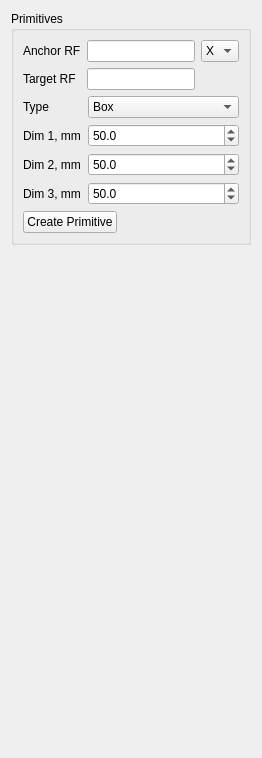
       <widget class="QWidget" name="pagePrimitives">
        <layout class="QVBoxLayout" name="verticalLayout_36">
         <item>
          <widget class="QGroupBox" name="grbPrimitives">
           <property name="title">
            <string>Primitives</string>
           </property>
           <layout class="QVBoxLayout" name="verticalLayout_35">
            <item>
             <layout class="QGridLayout" name="gridLayout_57">
              <item row="0" column="0">
               <widget class="QLabel" name="label_109">
                <property name="text">
                 <string>Anchor RF</string>
                </property>
               </widget>
              </item>
              <item row="0" column="1">
               <widget class="QLineEdit" name="Edit_RFPrimitive">
                <property name="toolTip">
                 <string>&lt;html&gt;&lt;head/&gt;&lt;body&gt;&lt;p&gt;Define the Reference Frame as a geometric center of symmetry of the new Body&lt;/p&gt;&lt;/body&gt;&lt;/html&gt;</string>
                </property>
                <property name="readOnly">
                 <bool>true</bool>
                </property>
               </widget>
              </item>
              <item row="0" column="2">
               <widget class="QComboBox" name="cmbRF_PrimXYZ">
                <property name="toolTip">
                 <string>&lt;html&gt;&lt;head/&gt;&lt;body&gt;&lt;p&gt;Define the Body simmetry axis as the X,Y or Z-axis of the selected Reference Frame&lt;/p&gt;&lt;/body&gt;&lt;/html&gt;</string>
                </property>
                <property name="currentText">
                 <string>X</string>
                </property>
                <item>
                 <property name="text">
                  <string>X</string>
                 </property>
                </item>
                <item>
                 <property name="text">
                  <string>Y</string>
                 </property>
                </item>
                <item>
                 <property name="text">
                  <string>Z</string>
                 </property>
                </item>
               </widget>
              </item>
              <item row="1" column="0">
               <widget class="QLabel" name="lblPrimRFTarget">
                <property name="text">
                 <string>Target RF</string>
                </property>
               </widget>
              </item>
              <item row="1" column="1">
               <widget class="QLineEdit" name="Edit_RFPrimTarget">
                <property name="readOnly">
                 <bool>true</bool>
                </property>
               </widget>
              </item>
             </layout>
            </item>
            <item>
             <layout class="QGridLayout" name="gridLayout_58">
              <item row="0" column="0">
               <widget class="QLabel" name="label_110">
                <property name="text">
                 <string>Type</string>
                </property>
               </widget>
              </item>
              <item row="0" column="1">
               <widget class="QComboBox" name="cmbPrimitiveType">
                <property name="toolTip">
                 <string>&lt;html&gt;&lt;head/&gt;&lt;body&gt;&lt;p&gt;Define the Primitive Type to create&lt;/p&gt;&lt;/body&gt;&lt;/html&gt;</string>
                </property>
                <item>
                 <property name="text">
                  <string>Box</string>
                 </property>
                </item>
                <item>
                 <property name="text">
                  <string>Cylinder / Tube</string>
                 </property>
                </item>
                <item>
                 <property name="text">
                  <string>Sphere</string>
                 </property>
                </item>
                <item>
                 <property name="text">
                  <string>Uniform n-sided Prism</string>
                 </property>
                </item>
                <item>
                 <property name="text">
                  <string>Torus</string>
                 </property>
                </item>
                <item>
                 <property name="text">
                  <string>Truncated Cone</string>
                 </property>
                </item>
                <item>
                 <property name="text">
                  <string>Link</string>
                 </property>
                </item>
               </widget>
              </item>
              <item row="1" column="0">
               <widget class="QLabel" name="lblPrimDim1">
                <property name="text">
                 <string>Dim 1, mm</string>
                </property>
               </widget>
              </item>
              <item row="1" column="1">
               <widget class="QDoubleSpinBox" name="dsbPrimDim1">
                <property name="toolTip">
                 <string>Define the Dimension</string>
                </property>
                <property name="decimals">
                 <number>1</number>
                </property>
                <property name="minimum">
                 <double>0.000000000000000</double>
                </property>
                <property name="maximum">
                 <double>9999.000000000000000</double>
                </property>
                <property name="singleStep">
                 <double>1.000000000000000</double>
                </property>
                <property name="value">
                 <double>50.000000000000000</double>
                </property>
               </widget>
              </item>
              <item row="2" column="0">
               <widget class="QLabel" name="lblPrimDim2">
                <property name="text">
                 <string>Dim 2, mm</string>
                </property>
               </widget>
              </item>
              <item row="2" column="1">
               <widget class="QDoubleSpinBox" name="dsbPrimDim2">
                <property name="toolTip">
                 <string>Define the Dimension</string>
                </property>
                <property name="decimals">
                 <number>1</number>
                </property>
                <property name="minimum">
                 <double>0.000000000000000</double>
                </property>
                <property name="maximum">
                 <double>9999.000000000000000</double>
                </property>
                <property name="singleStep">
                 <double>1.000000000000000</double>
                </property>
                <property name="value">
                 <double>50.000000000000000</double>
                </property>
               </widget>
              </item>
              <item row="3" column="0">
               <widget class="QLabel" name="lblPrimDim3">
                <property name="text">
                 <string>Dim 3, mm</string>
                </property>
               </widget>
              </item>
              <item row="3" column="1">
               <widget class="QDoubleSpinBox" name="dsbPrimDim3">
                <property name="toolTip">
                 <string>Define the Dimension</string>
                </property>
                <property name="decimals">
                 <number>1</number>
                </property>
                <property name="minimum">
                 <double>0.000000000000000</double>
                </property>
                <property name="maximum">
                 <double>9999.000000000000000</double>
                </property>
                <property name="singleStep">
                 <double>1.000000000000000</double>
                </property>
                <property name="value">
                 <double>50.000000000000000</double>
                </property>
               </widget>
              </item>
             </layout>
            </item>
            <item>
             <layout class="QGridLayout" name="gridLayout_59">
              <item row="0" column="0">
               <widget class="QPushButton" name="btnCreatePrimitive">
                <property name="toolTip">
                 <string>&lt;html&gt;&lt;head/&gt;&lt;body&gt;&lt;p&gt;Create new Primitive with specified dimensions.&lt;/p&gt;&lt;p&gt;Note: once the Body is created, its dimensions cannot be modified.&lt;/p&gt;&lt;/body&gt;&lt;/html&gt;</string>
                </property>
                <property name="text">
                 <string>Create Primitive</string>
                </property>
               </widget>
              </item>
              <item row="0" column="1">
               <spacer name="horizontalSpacer_21">
                <property name="orientation">
                 <enum>Qt::Orientation::Horizontal</enum>
                </property>
                <property name="sizeHint" stdset="0">
                 <size>
                  <width>40</width>
                  <height>20</height>
                 </size>
                </property>
               </spacer>
              </item>
             </layout>
            </item>
           </layout>
          </widget>
         </item>
         <item>
          <spacer name="verticalSpacer_10">
           <property name="orientation">
            <enum>Qt::Orientation::Vertical</enum>
           </property>
           <property name="sizeHint" stdset="0">
            <size>
             <width>20</width>
             <height>502</height>
            </size>
           </property>
          </spacer>
         </item>
        </layout>
       </widget>
